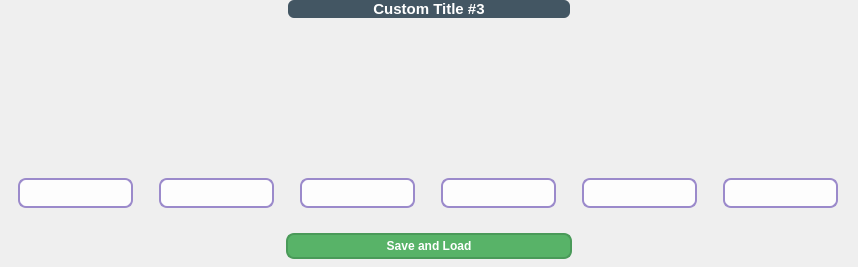
          <widget class="QWidget" name="pageProfile3">
           <layout class="QVBoxLayout" name="verticalLayout_23">
            <property name="leftMargin">
             <number>0</number>
            </property>
            <property name="topMargin">
             <number>0</number>
            </property>
            <property name="rightMargin">
             <number>0</number>
            </property>
            <property name="bottomMargin">
             <number>8</number>
            </property>
            <item>
             <layout class="QHBoxLayout" name="layoutTitleprofile3">
              <item>
               <widget class="QFrame" name="frame_9">
                <property name="frameShape">
                 <enum>QFrame::Shape::NoFrame</enum>
                </property>
                <property name="frameShadow">
                 <enum>QFrame::Shadow::Raised</enum>
                </property>
               </widget>
              </item>
              <item>
               <widget class="QLabel" name="titlepage3">
                <property name="sizePolicy">
                 <sizepolicy hsizetype="Preferred" vsizetype="Expanding">
                  <horstretch>0</horstretch>
                  <verstretch>0</verstretch>
                 </sizepolicy>
                </property>
                <property name="minimumSize">
                 <size>
                  <width>0</width>
                  <height>0</height>
                 </size>
                </property>
                <property name="maximumSize">
                 <size>
                  <width>400</width>
                  <height>30</height>
                 </size>
                </property>
                <property name="font">
                 <font>
                  <family>Segoe UI</family>
                  <pointsize>11</pointsize>
                  <italic>false</italic>
                  <bold>true</bold>
                 </font>
                </property>
                <property name="styleSheet">
                 <string notr="true">
/* App Title (KeyBloom) */
#titlepage3{
    color: white;      
    font-size: 11pt;
    font-weight: bold;
    background-color: #435663; /* ungu menyala lembut */
    border-radius: 6px;
}


</string>
                </property>
                <property name="text">
                 <string>Custom Title #3</string>
                </property>
                <property name="alignment">
                 <set>Qt::AlignmentFlag::AlignCenter</set>
                </property>
               </widget>
              </item>
              <item>
               <widget class="QFrame" name="frame_10">
                <property name="frameShape">
                 <enum>QFrame::Shape::NoFrame</enum>
                </property>
                <property name="frameShadow">
                 <enum>QFrame::Shadow::Raised</enum>
                </property>
               </widget>
              </item>
             </layout>
            </item>
            <item>
             <widget class="QFrame" name="frameAllbutton3">
              <property name="frameShape">
               <enum>QFrame::Shape::NoFrame</enum>
              </property>
              <property name="frameShadow">
               <enum>QFrame::Shadow::Raised</enum>
              </property>
              <layout class="QHBoxLayout" name="horizontalLayout_8">
               <item>
                <widget class="QFrame" name="frameout13">
                 <property name="minimumSize">
                  <size>
                   <width>135</width>
                   <height>185</height>
                  </size>
                 </property>
                 <property name="maximumSize">
                  <size>
                   <width>135</width>
                   <height>185</height>
                  </size>
                 </property>
                 <property name="frameShape">
                  <enum>QFrame::Shape::NoFrame</enum>
                 </property>
                 <property name="frameShadow">
                  <enum>QFrame::Shadow::Raised</enum>
                 </property>
                 <layout class="QVBoxLayout" name="verticalLayout_17">
                  <property name="spacing">
                   <number>6</number>
                  </property>
                  <property name="leftMargin">
                   <number>9</number>
                  </property>
                  <property name="topMargin">
                   <number>9</number>
                  </property>
                  <property name="rightMargin">
                   <number>9</number>
                  </property>
                  <property name="bottomMargin">
                   <number>9</number>
                  </property>
                  <item>
                   <widget class="QFrame" name="buttonFrame13">
                    <property name="minimumSize">
                     <size>
                      <width>115</width>
                      <height>130</height>
                     </size>
                    </property>
                    <property name="maximumSize">
                     <size>
                      <width>115</width>
                      <height>130</height>
                     </size>
                    </property>
                    <property name="frameShape">
                     <enum>QFrame::Shape::NoFrame</enum>
                    </property>
                    <property name="frameShadow">
                     <enum>QFrame::Shadow::Raised</enum>
                    </property>
                   </widget>
                  </item>
                  <item>
                   <widget class="QLineEdit" name="prof3_line1">
                    <property name="minimumSize">
                     <size>
                      <width>115</width>
                      <height>30</height>
                     </size>
                    </property>
                    <property name="maximumSize">
                     <size>
                      <width>115</width>
                      <height>30</height>
                     </size>
                    </property>
                    <property name="styleSheet">
                     <string notr="true">/* ================= CUSTOM LINE EDIT ================= */
QLineEdit{
    background-color: rgba(255, 255, 255, 0.9);   /* putih lembut, bersih */
    color: #2e2a44;                               /* teks ungu gelap */
    
	font-family: &quot;Segoe UI&quot;;
    font-size: 10pt;
    font-weight: 700;     

    border: 2px solid #9b8acb;                    /* ungu medium */
    border-radius: 8px;
	padding: 2px 4px;
}

/* ================= FOCUS ================= */
QLineEdit:focus {
    border: 2px solid #7b5cff;                    /* ungu menyala (accent) */
    background-color: rgba(155, 138, 203, 0.15);  /* glow ungu lembut */
}

/* ================= DISABLED ================= */
QLineEdit:disabled {
    background-color: rgba(235, 231, 246, 0.8);   /* abu ungu */
    color: #9a95b3;
    border: 2px solid #c7bddf;
}
</string>
                    </property>
                   </widget>
                  </item>
                 </layout>
                </widget>
               </item>
               <item>
                <widget class="QFrame" name="frameout14">
                 <property name="minimumSize">
                  <size>
                   <width>135</width>
                   <height>185</height>
                  </size>
                 </property>
                 <property name="maximumSize">
                  <size>
                   <width>135</width>
                   <height>185</height>
                  </size>
                 </property>
                 <property name="frameShape">
                  <enum>QFrame::Shape::NoFrame</enum>
                 </property>
                 <property name="frameShadow">
                  <enum>QFrame::Shadow::Raised</enum>
                 </property>
                 <layout class="QVBoxLayout" name="verticalLayout_18">
                  <property name="spacing">
                   <number>6</number>
                  </property>
                  <property name="leftMargin">
                   <number>9</number>
                  </property>
                  <property name="topMargin">
                   <number>9</number>
                  </property>
                  <property name="rightMargin">
                   <number>9</number>
                  </property>
                  <property name="bottomMargin">
                   <number>9</number>
                  </property>
                  <item>
                   <widget class="QFrame" name="buttonFrame14">
                    <property name="minimumSize">
                     <size>
                      <width>115</width>
                      <height>130</height>
                     </size>
                    </property>
                    <property name="maximumSize">
                     <size>
                      <width>115</width>
                      <height>130</height>
                     </size>
                    </property>
                    <property name="frameShape">
                     <enum>QFrame::Shape::NoFrame</enum>
                    </property>
                    <property name="frameShadow">
                     <enum>QFrame::Shadow::Raised</enum>
                    </property>
                   </widget>
                  </item>
                  <item>
                   <widget class="QLineEdit" name="prof3_line2">
                    <property name="minimumSize">
                     <size>
                      <width>115</width>
                      <height>30</height>
                     </size>
                    </property>
                    <property name="maximumSize">
                     <size>
                      <width>115</width>
                      <height>30</height>
                     </size>
                    </property>
                    <property name="styleSheet">
                     <string notr="true">/* ================= CUSTOM LINE EDIT ================= */
QLineEdit{
    background-color: rgba(255, 255, 255, 0.9);   /* putih lembut, bersih */
    color: #2e2a44;                               /* teks ungu gelap */
    
	font-family: &quot;Segoe UI&quot;;
    font-size: 10pt;
    font-weight: 700;     

    border: 2px solid #9b8acb;                    /* ungu medium */
    border-radius: 8px;
	padding: 2px 4px;
}

/* ================= FOCUS ================= */
QLineEdit:focus {
    border: 2px solid #7b5cff;                    /* ungu menyala (accent) */
    background-color: rgba(155, 138, 203, 0.15);  /* glow ungu lembut */
}

/* ================= DISABLED ================= */
QLineEdit:disabled {
    background-color: rgba(235, 231, 246, 0.8);   /* abu ungu */
    color: #9a95b3;
    border: 2px solid #c7bddf;
}
</string>
                    </property>
                   </widget>
                  </item>
                 </layout>
                </widget>
               </item>
               <item>
                <widget class="QFrame" name="frameout15">
                 <property name="minimumSize">
                  <size>
                   <width>135</width>
                   <height>185</height>
                  </size>
                 </property>
                 <property name="maximumSize">
                  <size>
                   <width>135</width>
                   <height>185</height>
                  </size>
                 </property>
                 <property name="frameShape">
                  <enum>QFrame::Shape::NoFrame</enum>
                 </property>
                 <property name="frameShadow">
                  <enum>QFrame::Shadow::Raised</enum>
                 </property>
                 <layout class="QVBoxLayout" name="verticalLayout_19">
                  <property name="spacing">
                   <number>6</number>
                  </property>
                  <property name="leftMargin">
                   <number>9</number>
                  </property>
                  <property name="topMargin">
                   <number>9</number>
                  </property>
                  <property name="rightMargin">
                   <number>9</number>
                  </property>
                  <property name="bottomMargin">
                   <number>9</number>
                  </property>
                  <item>
                   <widget class="QFrame" name="buttonFrame15">
                    <property name="minimumSize">
                     <size>
                      <width>115</width>
                      <height>130</height>
                     </size>
                    </property>
                    <property name="maximumSize">
                     <size>
                      <width>115</width>
                      <height>130</height>
                     </size>
                    </property>
                    <property name="frameShape">
                     <enum>QFrame::Shape::NoFrame</enum>
                    </property>
                    <property name="frameShadow">
                     <enum>QFrame::Shadow::Raised</enum>
                    </property>
                   </widget>
                  </item>
                  <item>
                   <widget class="QLineEdit" name="prof3_line3">
                    <property name="minimumSize">
                     <size>
                      <width>115</width>
                      <height>30</height>
                     </size>
                    </property>
                    <property name="maximumSize">
                     <size>
                      <width>115</width>
                      <height>30</height>
                     </size>
                    </property>
                    <property name="styleSheet">
                     <string notr="true">/* ================= CUSTOM LINE EDIT ================= */
QLineEdit{
    background-color: rgba(255, 255, 255, 0.9);   /* putih lembut, bersih */
    color: #2e2a44;                               /* teks ungu gelap */
    
	font-family: &quot;Segoe UI&quot;;
    font-size: 10pt;
    font-weight: 700;     

    border: 2px solid #9b8acb;                    /* ungu medium */
    border-radius: 8px;
	padding: 2px 4px;
}

/* ================= FOCUS ================= */
QLineEdit:focus {
    border: 2px solid #7b5cff;                    /* ungu menyala (accent) */
    background-color: rgba(155, 138, 203, 0.15);  /* glow ungu lembut */
}

/* ================= DISABLED ================= */
QLineEdit:disabled {
    background-color: rgba(235, 231, 246, 0.8);   /* abu ungu */
    color: #9a95b3;
    border: 2px solid #c7bddf;
}
</string>
                    </property>
                   </widget>
                  </item>
                 </layout>
                </widget>
               </item>
               <item>
                <widget class="QFrame" name="frameout16">
                 <property name="minimumSize">
                  <size>
                   <width>135</width>
                   <height>185</height>
                  </size>
                 </property>
                 <property name="maximumSize">
                  <size>
                   <width>135</width>
                   <height>185</height>
                  </size>
                 </property>
                 <property name="frameShape">
                  <enum>QFrame::Shape::NoFrame</enum>
                 </property>
                 <property name="frameShadow">
                  <enum>QFrame::Shadow::Raised</enum>
                 </property>
                 <layout class="QVBoxLayout" name="verticalLayout_20">
                  <property name="spacing">
                   <number>6</number>
                  </property>
                  <property name="leftMargin">
                   <number>9</number>
                  </property>
                  <property name="topMargin">
                   <number>9</number>
                  </property>
                  <property name="rightMargin">
                   <number>9</number>
                  </property>
                  <property name="bottomMargin">
                   <number>9</number>
                  </property>
                  <item>
                   <widget class="QFrame" name="buttonFrame16">
                    <property name="minimumSize">
                     <size>
                      <width>115</width>
                      <height>130</height>
                     </size>
                    </property>
                    <property name="maximumSize">
                     <size>
                      <width>115</width>
                      <height>130</height>
                     </size>
                    </property>
                    <property name="frameShape">
                     <enum>QFrame::Shape::NoFrame</enum>
                    </property>
                    <property name="frameShadow">
                     <enum>QFrame::Shadow::Raised</enum>
                    </property>
                   </widget>
                  </item>
                  <item>
                   <widget class="QLineEdit" name="prof3_line4">
                    <property name="minimumSize">
                     <size>
                      <width>115</width>
                      <height>30</height>
                     </size>
                    </property>
                    <property name="maximumSize">
                     <size>
                      <width>115</width>
                      <height>30</height>
                     </size>
                    </property>
                    <property name="styleSheet">
                     <string notr="true">/* ================= CUSTOM LINE EDIT ================= */
QLineEdit{
    background-color: rgba(255, 255, 255, 0.9);   /* putih lembut, bersih */
    color: #2e2a44;                               /* teks ungu gelap */
    
	font-family: &quot;Segoe UI&quot;;
    font-size: 10pt;
    font-weight: 700;     

    border: 2px solid #9b8acb;                    /* ungu medium */
    border-radius: 8px;
	padding: 2px 4px;
}

/* ================= FOCUS ================= */
QLineEdit:focus {
    border: 2px solid #7b5cff;                    /* ungu menyala (accent) */
    background-color: rgba(155, 138, 203, 0.15);  /* glow ungu lembut */
}

/* ================= DISABLED ================= */
QLineEdit:disabled {
    background-color: rgba(235, 231, 246, 0.8);   /* abu ungu */
    color: #9a95b3;
    border: 2px solid #c7bddf;
}
</string>
                    </property>
                   </widget>
                  </item>
                 </layout>
                </widget>
               </item>
               <item>
                <widget class="QFrame" name="frameout17">
                 <property name="minimumSize">
                  <size>
                   <width>135</width>
                   <height>185</height>
                  </size>
                 </property>
                 <property name="maximumSize">
                  <size>
                   <width>135</width>
                   <height>185</height>
                  </size>
                 </property>
                 <property name="frameShape">
                  <enum>QFrame::Shape::NoFrame</enum>
                 </property>
                 <property name="frameShadow">
                  <enum>QFrame::Shadow::Raised</enum>
                 </property>
                 <layout class="QVBoxLayout" name="verticalLayout_21">
                  <property name="spacing">
                   <number>6</number>
                  </property>
                  <property name="leftMargin">
                   <number>9</number>
                  </property>
                  <property name="topMargin">
                   <number>9</number>
                  </property>
                  <property name="rightMargin">
                   <number>9</number>
                  </property>
                  <property name="bottomMargin">
                   <number>9</number>
                  </property>
                  <item>
                   <widget class="QFrame" name="buttonFrame17">
                    <property name="minimumSize">
                     <size>
                      <width>115</width>
                      <height>130</height>
                     </size>
                    </property>
                    <property name="maximumSize">
                     <size>
                      <width>115</width>
                      <height>130</height>
                     </size>
                    </property>
                    <property name="frameShape">
                     <enum>QFrame::Shape::NoFrame</enum>
                    </property>
                    <property name="frameShadow">
                     <enum>QFrame::Shadow::Raised</enum>
                    </property>
                   </widget>
                  </item>
                  <item>
                   <widget class="QLineEdit" name="prof3_line5">
                    <property name="minimumSize">
                     <size>
                      <width>115</width>
                      <height>30</height>
                     </size>
                    </property>
                    <property name="maximumSize">
                     <size>
                      <width>115</width>
                      <height>30</height>
                     </size>
                    </property>
                    <property name="styleSheet">
                     <string notr="true">/* ================= CUSTOM LINE EDIT ================= */
QLineEdit{
    background-color: rgba(255, 255, 255, 0.9);   /* putih lembut, bersih */
    color: #2e2a44;                               /* teks ungu gelap */
    
	font-family: &quot;Segoe UI&quot;;
    font-size: 10pt;
    font-weight: 700;     

    border: 2px solid #9b8acb;                    /* ungu medium */
    border-radius: 8px;
	padding: 2px 4px;
}

/* ================= FOCUS ================= */
QLineEdit:focus {
    border: 2px solid #7b5cff;                    /* ungu menyala (accent) */
    background-color: rgba(155, 138, 203, 0.15);  /* glow ungu lembut */
}

/* ================= DISABLED ================= */
QLineEdit:disabled {
    background-color: rgba(235, 231, 246, 0.8);   /* abu ungu */
    color: #9a95b3;
    border: 2px solid #c7bddf;
}
</string>
                    </property>
                   </widget>
                  </item>
                 </layout>
                </widget>
               </item>
               <item>
                <widget class="QFrame" name="frameout18">
                 <property name="minimumSize">
                  <size>
                   <width>135</width>
                   <height>185</height>
                  </size>
                 </property>
                 <property name="maximumSize">
                  <size>
                   <width>135</width>
                   <height>185</height>
                  </size>
                 </property>
                 <property name="frameShape">
                  <enum>QFrame::Shape::NoFrame</enum>
                 </property>
                 <property name="frameShadow">
                  <enum>QFrame::Shadow::Raised</enum>
                 </property>
                 <layout class="QVBoxLayout" name="verticalLayout_22">
                  <property name="spacing">
                   <number>6</number>
                  </property>
                  <property name="leftMargin">
                   <number>9</number>
                  </property>
                  <property name="topMargin">
                   <number>9</number>
                  </property>
                  <property name="rightMargin">
                   <number>9</number>
                  </property>
                  <property name="bottomMargin">
                   <number>9</number>
                  </property>
                  <item>
                   <widget class="QFrame" name="buttonFrame18">
                    <property name="minimumSize">
                     <size>
                      <width>115</width>
                      <height>130</height>
                     </size>
                    </property>
                    <property name="maximumSize">
                     <size>
                      <width>115</width>
                      <height>130</height>
                     </size>
                    </property>
                    <property name="frameShape">
                     <enum>QFrame::Shape::NoFrame</enum>
                    </property>
                    <property name="frameShadow">
                     <enum>QFrame::Shadow::Raised</enum>
                    </property>
                   </widget>
                  </item>
                  <item>
                   <widget class="QLineEdit" name="prof3_line6">
                    <property name="minimumSize">
                     <size>
                      <width>115</width>
                      <height>30</height>
                     </size>
                    </property>
                    <property name="maximumSize">
                     <size>
                      <width>115</width>
                      <height>30</height>
                     </size>
                    </property>
                    <property name="styleSheet">
                     <string notr="true">/* ================= CUSTOM LINE EDIT ================= */
QLineEdit{
    background-color: rgba(255, 255, 255, 0.9);   /* putih lembut, bersih */
    color: #2e2a44;                               /* teks ungu gelap */
    
	font-family: &quot;Segoe UI&quot;;
    font-size: 10pt;
    font-weight: 700;     

    border: 2px solid #9b8acb;                    /* ungu medium */
    border-radius: 8px;
	padding: 2px 4px;
}

/* ================= FOCUS ================= */
QLineEdit:focus {
    border: 2px solid #7b5cff;                    /* ungu menyala (accent) */
    background-color: rgba(155, 138, 203, 0.15);  /* glow ungu lembut */
}

/* ================= DISABLED ================= */
QLineEdit:disabled {
    background-color: rgba(235, 231, 246, 0.8);   /* abu ungu */
    color: #9a95b3;
    border: 2px solid #c7bddf;
}
</string>
                    </property>
                   </widget>
                  </item>
                 </layout>
                </widget>
               </item>
              </layout>
             </widget>
            </item>
            <item>
             <widget class="QFrame" name="frameSavep3">
              <property name="frameShape">
               <enum>QFrame::Shape::NoFrame</enum>
              </property>
              <property name="frameShadow">
               <enum>QFrame::Shadow::Raised</enum>
              </property>
              <layout class="QHBoxLayout" name="horizontalLayout_11">
               <property name="spacing">
                <number>0</number>
               </property>
               <property name="leftMargin">
                <number>0</number>
               </property>
               <property name="topMargin">
                <number>0</number>
               </property>
               <property name="rightMargin">
                <number>0</number>
               </property>
               <property name="bottomMargin">
                <number>0</number>
               </property>
               <item>
                <widget class="QFrame" name="frame_11">
                 <property name="frameShape">
                  <enum>QFrame::Shape::NoFrame</enum>
                 </property>
                 <property name="frameShadow">
                  <enum>QFrame::Shadow::Raised</enum>
                 </property>
                </widget>
               </item>
               <item>
                <widget class="QPushButton" name="btn_saveload_p3">
                 <property name="minimumSize">
                  <size>
                   <width>0</width>
                   <height>0</height>
                  </size>
                 </property>
                 <property name="maximumSize">
                  <size>
                   <width>16777215</width>
                   <height>16777215</height>
                  </size>
                 </property>
                 <property name="styleSheet">
                  <string notr="true">QPushButton {
    background-color: #58B368;       /* hijau lembut tapi hidup */
    border: 1.5px solid #4A9A59;     /* diperkecil dari 2px */
    border-radius: 8px;
    color: white;
    font: 10pt &quot;Segoe UI&quot;;
    font-weight: bold;
    padding: 4px 10px;               /* lebih ramping, teks tetap lega */
}

QPushButton:hover {
    background-color: #68C179;
    border: 1.5px solid #3E874D;
}

QPushButton:pressed {
    background-color: #4C9957;
    border: 1.5px solid #3A7A44;
}

QPushButton:disabled {
    background-color: #A7D9B0;
    color: #EAF6EC;
    border: 1.5px solid #8BC59A;
}
</string>
                 </property>
                 <property name="text">
                  <string>Save and Load</string>
                 </property>
                </widget>
               </item>
               <item>
                <widget class="QFrame" name="frame_12">
                 <property name="frameShape">
                  <enum>QFrame::Shape::NoFrame</enum>
                 </property>
                 <property name="frameShadow">
                  <enum>QFrame::Shadow::Raised</enum>
                 </property>
                </widget>
               </item>
              </layout>
             </widget>
            </item>
           </layout>
          </widget>
